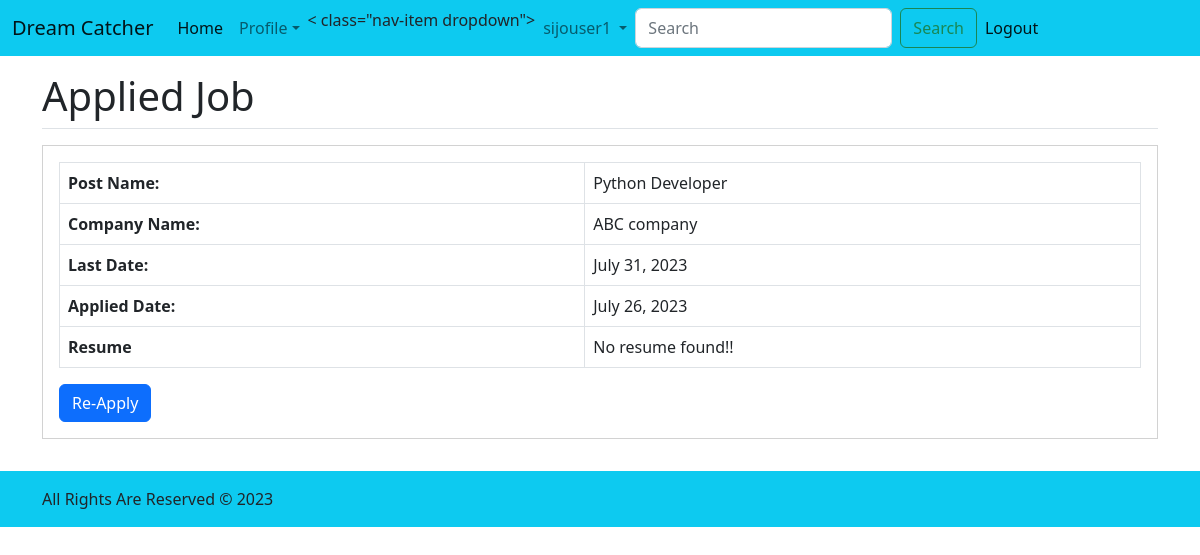
The app's page /applied-job/8/ (signed in) with its own data.
### core/models.py (models this page shows, shortened)
class AppliedModel(models.Model):
    jobpost = models.ForeignKey(JobPostModel, on_delete=models.CASCADE, blank=True, null=True)
    resume = models.FileField(upload_to="core/applied/resumes/", blank=True, null=True)
    date = models.DateTimeField(auto_now_add=True)
    user = models.ForeignKey(settings.AUTH_USER_MODEL, on_delete=models.CASCADE)

class JobPostModel(models.Model):
    class CatChoices(models.TextChoices):
        Accounting = "Accounting", "Accounting"
        administrative_assistant = "admini", "Administrative Assistant"
        architect = "architect", "Architect"
        computer_programmer = "cp", "Computer Programmer"
        Construction = "con", "Construction"
        Customer_service = "cs", "Ustomer Service"
        dbadministrator = "dbadmini", "Database Administrator"
        HR = "hr", "Human Resources"
        marketing = "marketing", "Marketing"
        retail = "retail", "Retail"
        sales = "sales", "Sales"
    class QualificationChoices(models.TextChoices):
        Phd = "phd", "PhD"
        PG = "PG", "Post Graduate"
        UG = "UG", "Under Graduate"
        Diploma = "Dip", "Diploma"
        X = "X", "SSLC"
    class EmploymentTypeChoices(models.TextChoices):
        Full_time = "full", "Full Time"
        Part_time = "part", "Part Time"
    category = models.ForeignKey(
        Category, on_delete=models.SET_NULL, blank=True, null=True
    )
    post_name = models.CharField(max_length=64)
    company_name = models.CharField(max_length=64)
    qualification = models.CharField(
        max_length=64, choices=QualificationChoices.choices
    )
    skills = models.TextField(max_length=60)
    experience = models.IntegerField()
    no_of_vacancy = models.IntegerField()
    location = models.CharField(max_length=255)
    salary = models.IntegerField()
    employment_type = models.CharField(
        max_length=64, choices=EmploymentTypeChoices.choices
    )
    last_date = models.DateField()
    created_on = models.DateTimeField(auto_now_add=True)
    updated_on = models.DateTimeField(auto_now=True)

### core/views.py (the view)
# urls.py: path("applied-job/<int:pk>/", views.AppliedJobDetailView.as_view(), name="applied_job_detail"),
class AppliedJobDetailView(LoginRequiredMixin, views.DetailView):
    template_name = "preview.html"
    model = models.AppliedModel
    context_object_name = "appliedjob"

### templates/preview.html
{% extends 'base.html' %} {% block content %}
<div class="container py-3">
  <div class="row mb-3">
    <div class="col">
      <h1 class="pb-2 border-bottom mb-3">Applied Job</h1>
      <div class="card rounded-0">
        <div class="card-body">
          <div class="table-responsive">
            <table class="table table-bordered">
              <tbody>
                <tr>
                  <th>Post Name:</th>
                  <td>{{appliedjob.jobpost.post_name}}</td>
                </tr>
                <tr>
                  <th>Company Name:</th>
                  <td>{{appliedjob.jobpost.company_name}}</td>
                </tr>
                <tr>
                  <th>Last Date:</th>
                  <td>{{appliedjob.jobpost.last_date}}</td>
                </tr>
                <tr>
                  <th>Applied Date:</th>
                  <td>{{appliedjob.date|date}}</td>
                </tr>
                <tr>
                  <th>Resume</th>
                  <td>
                    {% if appliedjob.resume %}
                    <a
                      href=""
                      download="{{appliedjob.resume.url}}"
                      class="link-primary"
                      >Download</a
                    >
                    {% else %} No resume found!! {% endif %}
                  </td>
                </tr>
              </tbody>
            </table>
          </div>
          <div>
            <a href="{% url 'core:jobpost_apply' appliedjob.jobpost.id  %}" class="btn btn-primary">Re-Apply</a>
          </div>
        </div>
      </div>
    </div>
  </div>
</div>
{% endblock %}

### templates/partials/navbar.html (shortened to what this page needs)
<nav class="navbar navbar-expand-lg bg-info">
  <div class="container-fluid">
    <a class="navbar-brand" href="#">Dream Catcher</a>
    <div class="collapse navbar-collapse" id="navbarNavAltMarkup">
      <div class="navbar-nav">
        <a
          class="nav-link active"
          aria-current="page"
          href="{% url 'core:home' %}"
          >Home</a
        >
        {% if user.is_authenticated %}
        {% if user.is_superuser %}
        <li class="nav-item dropdown">
          <a
            class="nav-link dropdown-toggle"
            href="#"
            role="button"
            data-bs-toggle="dropdown"
            aria-expanded="false"
          >
            {{user}}
          </a>
          <ul class="dropdown-menu">
            <li>
              <a class="dropdown-item" href="{% url 'accounts:create' %}"
                >Add employer</a
              >
            </li>
            <li>
              <a class="dropdown-item" href="{% url 'accounts:employer_list' %}">Show employer</a
              >
            </li>
          </ul>
        </li>
        {% elif user.jobseekermodel %}
        <li class="nav-item dropdown">
          <a
            class="nav-link dropdown-toggle"
            href="#"
            role="button"
            data-bs-toggle="dropdown"
            aria-expanded="false"
          >
            Profile</a>
        </li>
        < class="nav-item dropdown">
          <a
            class="nav-link dropdown-toggle"
            href="#"
            role="button"
            data-bs-toggle="dropdown"
            aria-expanded="false"
          >
            {{user}}
          </a>
        <form action="{% url 'core:search' %}" class="d-flex" method="get" role="search">
          <input class="form-control me-2" type="search" name="keyword" placeholder="Search" aria-label="Search">
          <button class="btn btn-outline-success" type="submit">Search</button>
        </form>
        {% endif %}
        <a
          class="nav-link active"
          aria-current="page"
          href="{% url 'accounts:logout' %}"
          >Logout</a
        >
        {% endif %}
        <a class="nav-link" href="#"></a>
        <a class="nav-link" href="#"></a>
        <a class="nav-link disabled"></a>
      </div>
    </div>
  </div>
</nav>

### records on screen
AppliedModel: jobpost.post_name "Python Developer", jobpost.company_name "ABC company", jobpost.last_date "July 31, 2023", date "July 26, 2023"

### other values on screen
{{ user }} "sijouser1"
